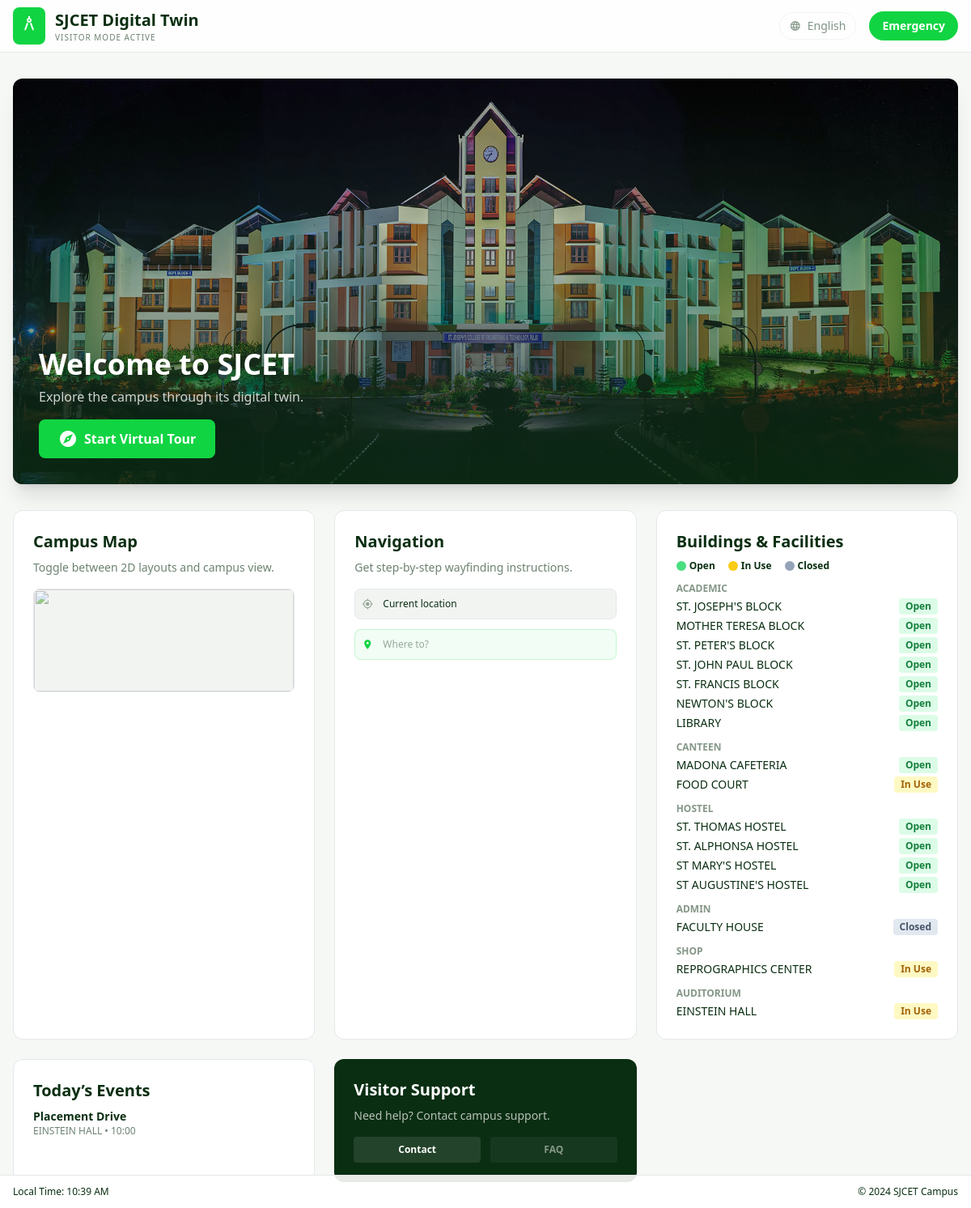
The page /visitor/ on the database its author committed.
### dashboard/models.py (models this page shows, shortened)
class Building(models.Model):
    BUILDING_TYPE_CHOICES = [
        ("ACADEMIC", "Academic Block"),
        ("LAB", "Laboratory"),
        ("HOSTEL", "Hostel"),
        ("CANTEEN", "Canteen"),
        ("LIBRARY", "Library"),
        ("ADMIN", "Administrative Block"),
        ("SHOP", "Shops"),
        ("AUDITORIUM", "Auditorium"),
    ]
    name = models.CharField(max_length=100)
    building_type = models.CharField(
        max_length=20,
        choices=BUILDING_TYPE_CHOICES,
        default="ACADEMIC"
    )
    capacity = models.IntegerField()
    occupancy = models.IntegerField()

class Event(models.Model):
    title = models.CharField(max_length=200)
    location = models.CharField(max_length=100)
    event_date = models.DateField()
    start_time = models.TimeField()

### dashboard/views.py (the view)
# urls.py: path('visitor/', views.visitor, name='visitor'),
def visitor(request):
    phase = get_time_phase()
    buildings = Building.objects.all()
    grouped = {}
    for b in buildings:
        occ = get_effective_occupancy(b, phase)
        if occ == 0:
            status, cls = "Closed", "bg-slate-200 text-slate-600"
        elif occ / b.capacity >= 0.6:
            status, cls = "In Use", "bg-yellow-100 text-yellow-700"
        else:
            status, cls = "Open", "bg-green-100 text-green-700"
        grouped.setdefault(b.building_type, []).append({
            "name": b.name,
            "status": status,
            "status_class": cls
        })
    todays_events = Event.objects.filter(
        event_date=date.today()
    ).order_by("start_time")
    return render(request, "visitor_stitch.html", {
        "grouped_buildings": grouped,
        "todays_events": todays_events,
        "time_phase": phase
    })

### dashboard/views.py (called while the page is built, shortened)
def get_time_phase():
    now = timezone.localtime().time()
    if (
        time(9, 0) <= now < time(10, 40) or
        time(10, 55) <= now < time(12, 35) or
        time(13, 25) <= now < time(15, 0) or
        time(15, 15) <= now < time(16, 0)
    ):
        return "CLASS_HOURS"
    elif (
        time(10, 40) <= now < time(10, 55) or
        time(15, 0) <= now < time(15, 15)
    ):
        return "SHORT_BREAK"
    elif time(12, 35) <= now < time(13, 25):
        return "LUNCH_BREAK"
    elif time(16, 0) <= now < time(16, 30):
        return "ACTIVITIES"
    elif now >= time(19, 0) or now < time(6, 0):
        return "NIGHT"
    return "OFF_HOURS"

def get_effective_occupancy(building, phase):
    cap = building.capacity
    phase_rule = PhaseOccupancy.objects.filter(
        building=building,
        time_phase=phase
    ).first()
    if phase_rule:
        return int((phase_rule.expected_percentage / 100) * cap)

### dashboard/templates/visitor_stitch.html (shortened to what this page needs)
{% load static %}
<!DOCTYPE html>
<html class="light" lang="en">
<head>
<script src="https://cdn.tailwindcss.com?plugins=forms,container-queries"></script>
</head>
<body class="font-display bg-background-light text-forest min-h-screen">
<nav class="sticky top-0 z-50 bg-white/80 backdrop-blur-md border-b border-forest/10">
<div class="max-w-7xl mx-auto px-4 flex justify-between items-center h-16">
<div class="flex items-center gap-3">
    <div class="bg-primary p-2 rounded-lg">
        <span class="material-icons text-white">architecture</span>
    </div>
    <div>
        <h1 class="text-xl font-bold">SJCET Digital Twin</h1>
        <p class="text-[10px] uppercase tracking-widest text-forest/60">
            Visitor Mode Active
        </p>
    </div>
</div>
<div class="flex items-center gap-4">
<button disabled
        title="Language support coming soon"
        class="flex items-center gap-2 px-3 py-1.5 rounded-full border text-sm font-medium opacity-50 cursor-not-allowed">
    <span class="material-icons text-sm">language</span>
    English
</button>
<button onclick="showEmergency()"
        class="bg-primary text-white px-4 py-2 rounded-full text-sm font-semibold">
    Emergency
</button>
</div>
</div>
</nav>
<main class="max-w-7xl mx-auto px-4 py-8">
<div class="relative mb-8 rounded-xl overflow-hidden aspect-[21/9] shadow-xl">
<img src="{% static 'dashboard/images/Sjc113-1.jpg' %}"
     alt="SJCET Campus"
     class="w-full h-full object-cover"/>
<div class="absolute inset-0 bg-gradient-to-t from-forest/80 to-transparent flex items-end p-8">
<div>
<h2 class="text-4xl font-bold text-white mb-2">Welcome to SJCET</h2>
<p class="text-white/80 mb-4">
Explore the campus through its digital twin.
</p>
<button class="bg-primary text-white px-6 py-3 rounded-lg font-bold flex items-center gap-2">
<span class="material-icons">explore</span>
Start Virtual Tour
</button>
</div>
</div>
</div>
<div class="grid grid-cols-1 md:grid-cols-2 lg:grid-cols-3 gap-6">
<div class="bg-white p-6 rounded-xl border">
<h3 class="text-xl font-bold mb-2">Campus Map</h3>
<p class="text-sm text-forest/60 mb-4">
Toggle between 2D layouts and campus view.
</p>
<div class="h-32 rounded-lg overflow-hidden border bg-forest/5">
<img src="https://lh3.googleusercontent.com/aida-public/AB6AXuDwo6GRinFqIdT7KoyGzLSf9o-qyiIZQeySRCzHnJTT9oazDS4nj8ZyDf8uZzg63fQP28__VsjwFMDxkYh86s2jvxO_lob-u15XlWT3RqLzrmn_n-VuMw9w6NXdQLcV6ji6YBT3iDV1_pVHpuw2WKe9VWD1wB-a64V3Mws4u9VCH0EY5oDL8UMofweGQ6UsuqNdnSQ3I_eJYYmx29FmjFRoC2uj1SmRQj0bwREG-ABPTw2HJ2alXr_Ok0sYVAEoq3jEXazRJzEfkxw"
     class="w-full h-full object-cover opacity-60" />
</div>
</div>
<div class="bg-white p-6 rounded-xl border">
<h3 class="text-xl font-bold mb-2">Navigation</h3>
<p class="text-sm text-forest/60 mb-4">
Get step-by-step wayfinding instructions.
</p>
<div class="space-y-3">
<div class="flex items-center gap-3 p-2 rounded-lg bg-forest/5 border">
<span class="material-icons text-sm text-forest/40">my_location</span>
<span class="text-xs font-medium">Current location</span>
</div>
<div class="flex items-center gap-3 p-2 rounded-lg bg-primary/5 border border-primary/20">
<span class="material-icons text-sm text-primary">place</span>
<input class="bg-transparent border-none p-0 text-xs w-full focus:ring-0 placeholder-forest/40"
       placeholder="Where to?" type="text"/>
</div>
</div>
</div>
<div class="bg-white p-6 rounded-xl border">
<h3 class="text-xl font-bold mb-2">Buildings & Facilities</h3>
<div class="flex gap-4 text-xs font-semibold mb-3">
<span class="flex items-center gap-1"><span class="w-3 h-3 bg-green-400 rounded-full"></span>Open</span>
<span class="flex items-center gap-1"><span class="w-3 h-3 bg-yellow-400 rounded-full"></span>In Use</span>
<span class="flex items-center gap-1"><span class="w-3 h-3 bg-slate-400 rounded-full"></span>Closed</span>
</div>
{% for btype, buildings in grouped_buildings.items %}
{% if buildings %}
<p class="text-xs font-bold uppercase text-forest/50 mt-3">{{ btype }}</p>
<ul class="mt-1 space-y-1 text-sm">
{% for b in buildings %}
<li class="flex justify-between">
<span>{{ b.name }}</span>
<span class="px-2 py-0.5 rounded text-xs font-bold {{ b.status_class }}">
{{ b.status }}
</span>
</li>
{% endfor %}
</ul>
{% endif %}
{% endfor %}
</div>
<div class="bg-white p-6 rounded-xl border">
<h3 class="text-xl font-bold mb-2">Today’s Events</h3>
{% if todays_events %}
{% for event in todays_events %}
<p class="text-sm font-bold">{{ event.title }}</p>
<p class="text-xs text-forest/60 mb-2">
{{ event.location }} • {{ event.start_time|time:"H:i" }}
</p>
{% endfor %}
{% else %}
<p class="text-sm text-forest/40">No events today.</p>
{% endif %}
</div>
<div class="bg-forest text-white p-6 rounded-xl">
<h3 class="text-xl font-bold mb-2">Visitor Support</h3>
<p class="text-sm text-white/70 mb-4">
Need help? Contact campus support.
</p>
<div class="grid grid-cols-2 gap-3">
<a href="mailto:support@sjcet.ac.in"
   class="bg-white/10 py-2 rounded text-xs font-semibold text-center">
Contact
</a>
<button disabled
        title="FAQ module coming soon"
        class="bg-white/10 py-2 rounded text-xs font-semibold opacity-50 cursor-not-allowed">
FAQ
</button>
</div>
</div>
</div>
</main>
<footer class="fixed bottom-0 left-0 right-0 bg-white/90 border-t py-3 text-xs">
<div class="max-w-7xl mx-auto px-4 flex justify-between">
<span id="local-time">Local Time: --:--</span>
<span>© 2024 SJCET Campus</span>
</div>
</footer>
</body>
</html>

### rows shown on the page
Building: grouped_buildings "ACADEMIC", name "ST. JOSEPH'S BLOCK"
Building: name "MOTHER TERESA BLOCK"
Building: name "ST. PETER'S BLOCK"
Building: name "ST. JOHN PAUL BLOCK"
Building: name "ST. FRANCIS BLOCK"
Building: name "NEWTON'S BLOCK"
Building: name "LIBRARY"
Building: grouped_buildings "CANTEEN", name "MADONA CAFETERIA"
Building: name "FOOD COURT"
Building: grouped_buildings "HOSTEL", name "ST. THOMAS HOSTEL"
Building: name "ST. ALPHONSA HOSTEL"
Building: name "ST MARY'S HOSTEL"
Building: name "ST AUGUSTINE'S HOSTEL"
Building: grouped_buildings "ADMIN", name "FACULTY HOUSE"
Building: grouped_buildings "SHOP", name "REPROGRAPHICS CENTER"
Building: grouped_buildings "AUDITORIUM", name "EINSTEIN HALL"
Event: title "Placement Drive", location "EINSTEIN HALL", start_time "10:00"

### other values the page prints
{{ b.status }} "Open" "Open" "Open" "Open" "Open" "Open" "Open" "Open" "In Use" "Open" "Open" "Open" "Open" "Closed" "In Use" "In Use"
